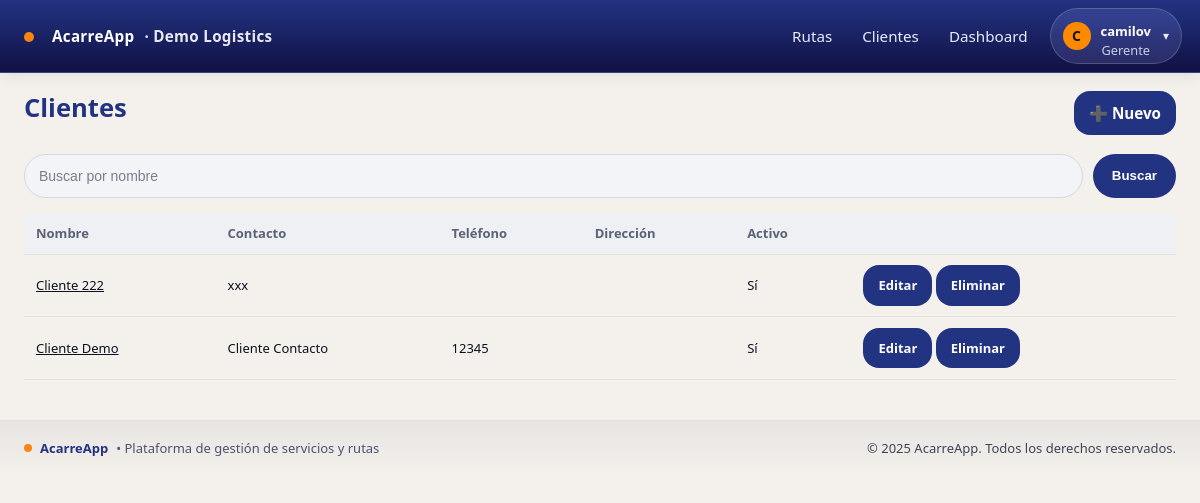
The app's page /empresa/clientes/ (signed in) with its own data.
### empresa/models.py (models this page shows, shortened)
class Empresa(models.Model):
    nombre = models.CharField(max_length=120, unique=True)
    slug = models.SlugField(max_length=60, unique=True)
    nit = models.CharField(max_length=30, blank=True)
    activa = models.BooleanField(default=True)
    created_at = models.DateTimeField(auto_now_add=True)

class Cliente(models.Model):
    empresa = models.ForeignKey(Empresa, on_delete=models.PROTECT)
    nombre = models.CharField(max_length=120)
    contacto = models.CharField(max_length=120, blank=True)
    telefono = models.CharField(max_length=50, blank=True)
    direccion = models.CharField(max_length=200, blank=True)
    activo = models.BooleanField(default=True)
    class Meta:
        unique_together = [('empresa','nombre')]
        ordering = ['nombre']

### usuarios/models.py (models this page shows, shortened)
class UserProfile(models.Model):
    user = models.OneToOneField(User, on_delete=models.CASCADE)
    empresa = models.ForeignKey(Empresa, on_delete=models.PROTECT, null=True)
    rol = models.CharField(max_length=20, choices=[('GERENTE','Gerente'),('CONDUCTOR','Conductor')])

### empresa/views.py (the view)
# urls.py: path("clientes/", ClienteListView.as_view(), name="clientes_list"),
class ClienteListView(GerenteRequiredMixin, LoginRequiredMixin, ListView):
    template_name = "empresa/clientes_list.html"
    context_object_name = "clientes"
    paginate_by = 20
    def get_queryset(self):
        emp = get_current_empresa()
        qs = Cliente.objects.filter(empresa=emp)
        q = self.request.GET.get("q")
        if q:
            qs = qs.filter(nombre__icontains=q)
        return qs.order_by("nombre")

### acarreapp/context_processors.py (called while the page is built)
def vapid_public_key(request):
    return {"VAPID_PUBLIC_KEY": settings.VAPID_PUBLIC_KEY}

### acarreapp/tenancy.py (called while the page is built)
def set_current_empresa(empresa):
    _state.empresa = empresa

def get_current_empresa():
    return getattr(_state, 'empresa', None)

def empresa_context(request):
    return {'empresa_actual': get_current_empresa()}

### acarreapp/views.py (called while the page is built)
    def test_func(self):
        u = self.request.user
        rol = (getattr(getattr(u, "userprofile", None), "rol", "") or "").upper()
        return u.is_superuser or u.is_staff or rol == "GERENTE"

### templates/empresa/clientes_list.html (shortened to what this page needs)
{% extends "base.html" %}
{% block content %}
<div class="page-header">
  <h1 class="m-0">Clientes</h1>
  <a class="btn btn-primary" href="{% url 'empresa:clientes_create' %}">➕ Nuevo</a>
</div>
<form class="search-wrap" method="get" role="search">
  <input class="search-input" name="q" placeholder="Buscar por nombre" value="{{ request.GET.q }}">
  <button class="btn btn-primary search-btn" type="submit">Buscar</button>
</form>
<div class="only-desktop table-scroll">
  <table class="table compact align-middle">
    <thead>
      <tr>
        <th>Nombre</th>
        <th>Contacto</th>
        <th>Teléfono</th>
        <th>Dirección</th>
        <th>Activo</th>
        <th class="text-end"></th>
      </tr>
    </thead>
    <tbody>
      {% for c in clientes %}
      <tr>
        <td><a href="{% url 'empresa:clientes_detail' c.id %}">{{ c.nombre }}</a></td>
        <td>{{ c.contacto }}</td>
        <td>{{ c.telefono }}</td>
        <td>{{ c.direccion }}</td>
        <td>{{ c.activo|yesno:"Sí,No" }}</td>
        <td class="text-end">
          <a class="btn btn-sm btn-outline-secondary" href="{% url 'empresa:clientes_update' c.id %}">Editar</a>
          <a class="btn btn-sm btn-outline-danger" href="{% url 'empresa:clientes_delete' c.id %}">Eliminar</a>
        </td>
      </tr>
      {% empty %}
      <tr><td colspan="6">Sin resultados.</td></tr>
      {% endfor %}
    </tbody>
  </table>
</div>
{% endblock %}

### templates/includes/navbar.html (shortened to what this page needs)
<header class="navbar">
  <div class="container nav-inner" style="padding-left:18px; padding-right:18px;">
    <a class="brand" href="{% url 'rutas:list' %}" style="display:flex;align-items:center;gap:10px;">
      <span class="dot" style="margin-left:6px;margin-right:8px;transform:translateY(1px);"></span>
      <span>AcarreApp</span>
      {% if empresa_actual %}
        <span class="empresa">· {{ empresa_actual.nombre }}</span>
      {% endif %}
    </a>
    {% if request.user.is_authenticated %}
      {% with rol=request.user.userprofile.rol|default_if_none:'' %}
        {% if request.user.is_superuser or request.user.is_staff or rol == 'GERENTE' %}
          <nav class="nav main-nav" aria-label="Navegación principal">
            <a href="{% url 'rutas:list' %}">Rutas</a>
            <a href="{% url 'empresa:clientes_list' %}">Clientes</a>
            <a href="{% url 'dashboard:home' %}">Dashboard</a>
          </nav>
        {% else %}
          <nav class="nav main-nav" aria-label="Navegación principal">
            <a href="{% url 'rutas:list' %}">Rutas</a>
          </nav>
        {% endif %}
        <div class="menu-right" style="display:flex;align-items:center;gap:10px;">
          <button class="userchip" id="userchip" aria-haspopup="true" aria-expanded="false"
                  title="{{ request.user.get_full_name|default:request.user.username }}">
            <span class="avatar">
              {{ request.user.get_full_name|default:request.user.username|first|upper }}
            </span>
            <span class="meta">
              <span class="name">{{ request.user.get_full_name|default:request.user.username }}</span>
              {% if rol %}<span class="role">{{ rol|title }}</span>{% endif %}
            </span>
            <span class="caret">▾</span>
          </button>
        </div>
      {% endwith %}
    {% else %}
      <nav class="nav main-nav" aria-label="Navegación principal">
        <a href="{% url 'login' %}">Iniciar sesión</a>
      </nav>
    {% endif %}
  </div>
</header>

### static/css/acarreapp.css (style rules this page uses)
:root { --brand-900: #111144; --brand-800: #223382; --brand-300: #9BACD8; --accent-500: #F98513; --bg-100: #F4F1EC; --bg-200: #DAD1C8; --ink-900: #0E1020; --ink-700: #2E3147; --ink-500: #4E5270; --line-200:#E3E1DB; --radius-sm: 10px; --radius-md: 16px; --radius-lg: 24px; --shadow-1: 0 4px 12px rgba(17,17,68,0.08); --shadow-2: 0 10px 30px rgba(17,17,68,0.12); --font-sans: ui-sans-serif, system-ui, -apple-system, "Segoe UI", Roboto, "Helvetica Neue", Arial, "Noto Sans", "Liberation Sans", "Apple Color Emoji", "Segoe UI Emoji"; --fs-xs: clamp(12px, 0.72rem, 13px); --fs-sm: clamp(13px, 0.8rem, 14px); --fs-md: clamp(14px, 0.95rem, 16px); --fs-lg: clamp(16px, 1.05rem, 18px); --fs-xl: clamp(18px, 1.25rem, 22px); --fs-2xl: clamp(22px, 1.6rem, 28px); --container-max: 1200px; --st-pend: #7A7F9A; --st-ant: #2F7D32; --st-pag: #1C5DFF; --st-warn: #C17C00; --st-error:#B00020; }
*, *::before, *::after { box-sizing: border-box; }
html, body { height: 100%; }
body { margin: 0; background: var(--bg-100); color: var(--ink-900); font-family: var(--font-sans); font-size: var(--fs-md); line-height: 1.45; -webkit-font-smoothing: antialiased; text-rendering: optimizeLegibility; }
a { color: inherit; }
.container { width: 100%; margin-inline: auto; padding-inline: 16px; max-width: var(--container-max); }
h1, .h1 { font-size: var(--fs-2xl); margin: 0 0 12px; font-weight: 700; color: var(--brand-800); }
.btn { --btn-bg: var(--brand-800); --btn-fg: #fff; --btn-border: transparent; appearance: none; display: inline-flex; align-items: center; justify-content: center; gap: 8px; padding: 10px 14px; font-weight: 600; border-radius: var(--radius-md); border: 1px solid var(--btn-border); background: var(--btn-bg); color: var(--btn-fg); text-decoration: none; cursor: pointer; transition: transform .06s ease, box-shadow .2s ease, background .2s ease; }
.btn-primary { --btn-bg: var(--brand-800); }
.table { width: 100%; border-collapse: collapse; font-size: var(--fs-sm); }
.table th, .table td { padding: 10px 12px; border-bottom: 1px solid var(--line-200); }
.table thead th { text-align: left; color: var(--ink-700); background: rgba(155,172,216,0.12); position: sticky; top: 0; z-index: 1; }
.navbar { position: sticky; top: 0; z-index: 10; background: linear-gradient(180deg, var(--brand-800), var(--brand-900)); color: #fff; border-bottom: 1px solid rgba(255,255,255,0.08); box-shadow: var(--shadow-1); }
.nav-inner { display: grid; grid-template-columns: 1fr auto auto; align-items: center; gap: 12px; padding: 8px 0; }
.brand { display: inline-flex; align-items: center; gap: 10px; color: #fff; text-decoration: none; font-weight: 800; letter-spacing: .02em; }
.brand .empresa { color: rgba(255,255,255,0.9); font-weight: 700; }
.brand .dot { width: 10px; height: 10px; border-radius: 50%; background: var(--accent-500); }
.nav { display: flex; gap: 6px; padding: 4px 0; }
.main-nav { display: flex; gap: 12px; justify-content: center; flex-wrap: wrap; }
.nav a { color: #E8ECFF; text-decoration: none; padding: 8px 10px; border-radius: 8px; }
.menu-right { justify-self: end; position: relative; }
.userchip { display: inline-flex; align-items: center; gap: 10px; padding: 6px 10px; border-radius: 999px; border: 1px solid rgba(255,255,255,0.12); background: rgba(255,255,255,0.06); color: #fff; font: inherit; cursor: pointer; }
.userchip .avatar { width: 28px; height: 28px; border-radius: 50%; background: var(--accent-500); color: #1b1b1b; font-weight: 800; display:flex; align-items:center; justify-content:center; }
.userchip .meta { display:flex; flex-direction: column; line-height: 1.05; }
.userchip .name { font-size: var(--fs-sm); }
.userchip .role { font-size: var(--fs-xs); opacity: .9; color: #E8ECFF; }
.userchip .caret { font-size: 16px; margin-left: 2px; opacity: .9; }
@media (min-width: 768px) { .nav { gap: 10px; } }
@media (min-width: 1100px) { .container { padding-inline: 24px; } }
input:not([type="date"]), select, textarea { appearance: none; -webkit-appearance: none; }

### records on screen
Empresa: nombre "Demo Logistics"
UserProfile: rol "Gerente"
Cliente: nombre "Cliente 222", contacto "xxx", activo "Sí"
Cliente: nombre "Cliente Demo", contacto "Cliente Contacto", telefono "12345", activo "Sí"

### other values on screen
{{ request.user.get_full_name|default:request.user.username|first|upper }} "C"
{{ request.user.get_full_name|default:request.user.username }} "camilov"
